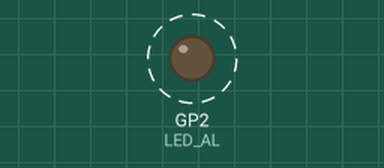
Recording of a program running on a simulated Raspberry Pi Pico running MicroPython. Parts: output pins drawn as LEDs (lit = HIGH). Dashed ring = blinking.

Above: at 0.7 s.
Timing chart, 0 to 4.1 s (numbered marks = the images above):
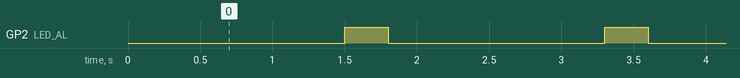

The program:

02_LED_AL.py
```python
# ================================================================
#  파일명    : 02_LED_AL.py
#  설명      : Active Low LED 블링크 예제
#             value(0) = 켜짐 · value(1) = 꺼짐  (반대로 동작)
#             켜진 시간을 길게 · 꺼진 시간을 짧게 하여
#             HIGH / LOW 신호의 시간차를 눈으로 체감
#  대상 부품 : LED4 (GP2)  · 온보드 Active Low LED
#  보드      : YeonTahn Board V1
#  회사      : TouchLabs (https://touchlabs.kr)
#  작성자    : yangjipsa
#  작성일    : 2026-08-28
# ================================================================

from machine import Pin
from time import sleep

# ---------- 핀 설정 ----------
LED_AL = Pin(2, Pin.OUT)   # LED4 · Active Low

# ---------- 시작 상태 · 모든 동작 없음 ----------
LED_AL.value(1)            # AL 이므로 HIGH 가 "꺼짐"

try:
    while True:
        # LOW · 오래 켜짐 (Active Low 이므로 0이 켜짐)
        LED_AL.value(0)
        sleep(1.5)

        # HIGH · 짧게 꺼짐
        LED_AL.value(1)
        sleep(0.3)

except KeyboardInterrupt:
    pass

finally:
    # ---------- 종료 상태 · 모든 동작 없음 ----------
    LED_AL.value(1)        # AL 이므로 HIGH 가 "꺼짐"
```

Measured:
- by itself, GP2 (LED_AL): alternates HIGH for 0.30 s and LOW for 1.5 s
